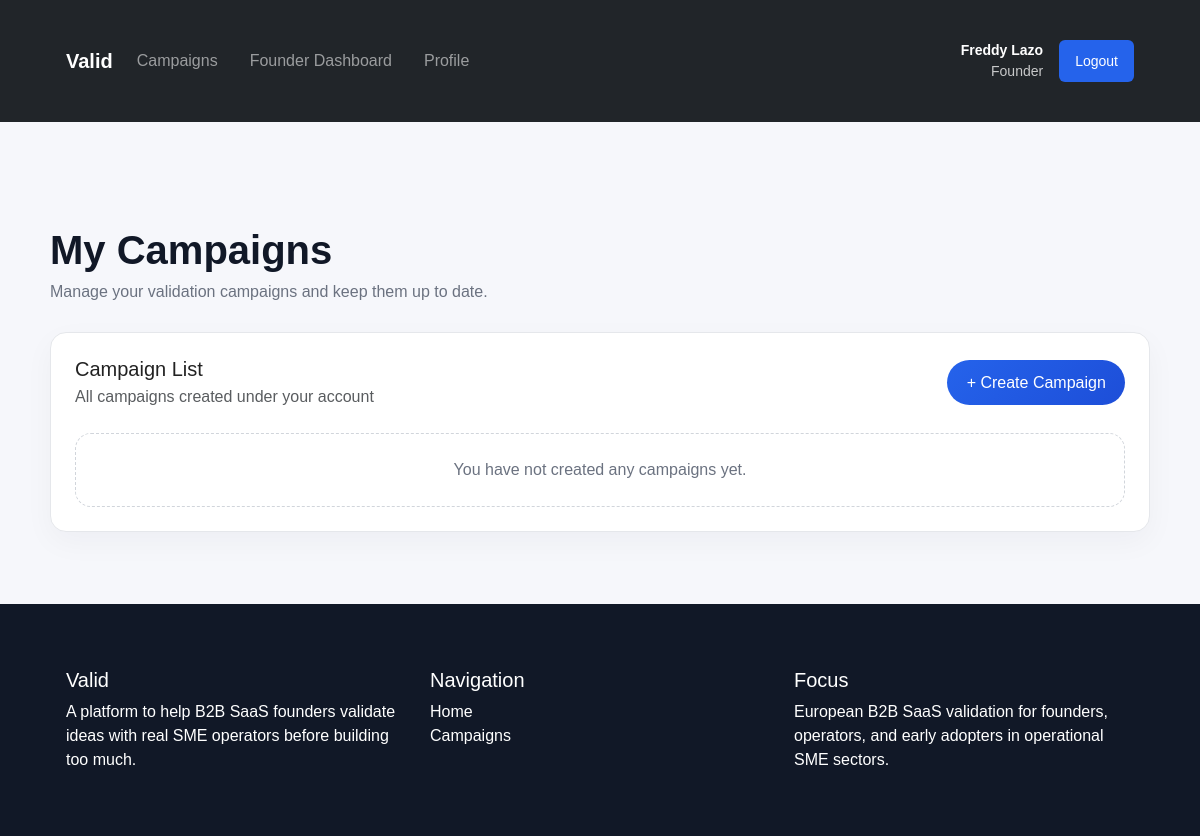
Page /valid/founder/campaigns/ (signed in) on the earlier database version.
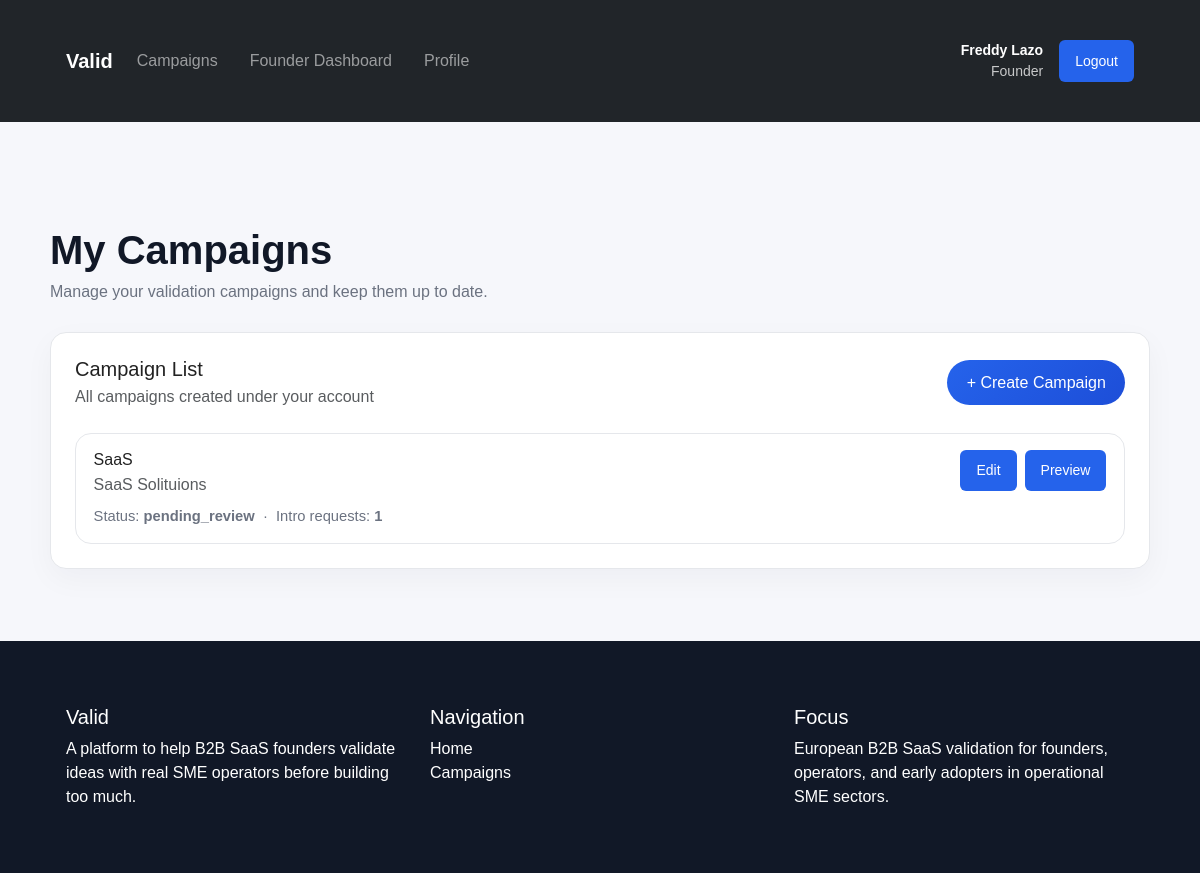
Same page on the later database version.
### campaign/models.py (models this page shows, shortened)
class Campaign(models.Model):
    founder = models.ForeignKey(
        settings.AUTH_USER_MODEL,
        on_delete=models.CASCADE,
        related_name="campaigns",
    )
    title = models.CharField(max_length=255)
    problem_summary = models.TextField()
    solution_summary = models.TextField()
    target_industry = models.CharField(max_length=100)
    target_role = models.CharField(max_length=100)
    target_company_size = models.CharField(max_length=50)
    target_market = models.CharField(max_length=100, blank=True)
    validation_goal_type = models.CharField(max_length=50)
    validation_goal_count = models.PositiveIntegerField(default=1)
    pilot_offer_summary = models.TextField(blank=True)
    status = models.CharField(
        max_length=20,
        choices=CampaignStatus.choices,
        default=CampaignStatus.PENDING_REVIEW,
    )
    created_at = models.DateTimeField(auto_now_add=True)
    updated_at = models.DateTimeField(auto_now=True)
    class Meta:
        ordering = ["-created_at"]

### campaign/views.py (the view)
# urls.py: path("founder/campaigns/", founder_campaign_list, name="founder_campaign_list"),
@login_required
def founder_campaign_list(request):
    if not is_founder(request.user):
        return HttpResponseForbidden("Only founders can access this page.")
    campaigns = Campaign.objects.filter(founder=request.user).annotate(
        intro_requests_count=Count("intro_requests")
    )
    return render(
        request,
        "campaign/founder/campaign_list.html",
        {"campaigns": campaigns},
    )

### campaign/views.py (called while the page is built)
def is_founder(user):
    return (
        user.is_authenticated
        and hasattr(user, "profile")
        and user.profile.role == "founder"
    )

### campaign/templates/campaign/founder/campaign_list.html (shortened to what this page needs)
{% extends "campaign/base.html" %}
{% block content %}
<div class="container page-shell">
    <div class="page-header">
        <h1>My Campaigns</h1>
        <p>Manage your validation campaigns and keep them up to date.</p>
    </div>
    <div class="section-card">
        <div class="card-body">
            <div class="d-flex justify-content-between align-items-center mb-4 flex-wrap gap-2">
                <div>
                    <h2 class="h5 mb-1">Campaign List</h2>
                    <p class="text-muted mb-0">All campaigns created under your account</p>
                </div>
                <a class="btn btn-primary-action" href="{% url 'founder_campaign_create' %}">
                    + Create Campaign
                </a>
            </div>
            <div class="content-stack">
                {% for campaign in campaigns %}
                    <div class="list-item-card">
                        <div class="d-flex justify-content-between align-items-start flex-wrap gap-3">
                            <div>
                                <h3 class="h6 mb-1">{{ campaign.title }}</h3>
                                <p class="text-muted mb-2">
                                    {{ campaign.solution_summary|truncatechars:130 }}
                                </p>
                                <div class="list-meta">
                                    Status:
                                    <strong>{{ campaign.status }}</strong>
                                    &nbsp;·&nbsp;
                                    Intro requests:
                                    <strong>{{ campaign.intro_requests_count }}</strong>
                                </div>
                            </div>
                            <div class="d-flex gap-2 flex-wrap">
                                <a class="btn btn-sm btn-outline-primary" href="{% url 'founder_campaign_update' campaign.id %}">
                                    Edit
                                </a>
                                <a class="btn btn-sm btn-outline-secondary" href="{% url 'campaign_detail' campaign.id %}">
                                    Preview
                                </a>
                            </div>
                        </div>
                    </div>
                {% empty %}
                    <div class="empty-state">
                        You have not created any campaigns yet.
                    </div>
                {% endfor %}
            </div>
        </div>
    </div>
</div>
{% endblock %}

Differences in the rows shown:
added Campaign: title "SaaS", solution_summary "SaaS Solituions", status "pending_review", intro_requests_count "1"
Other differences:
text no longer shown: "You have not created any campaigns yet."
